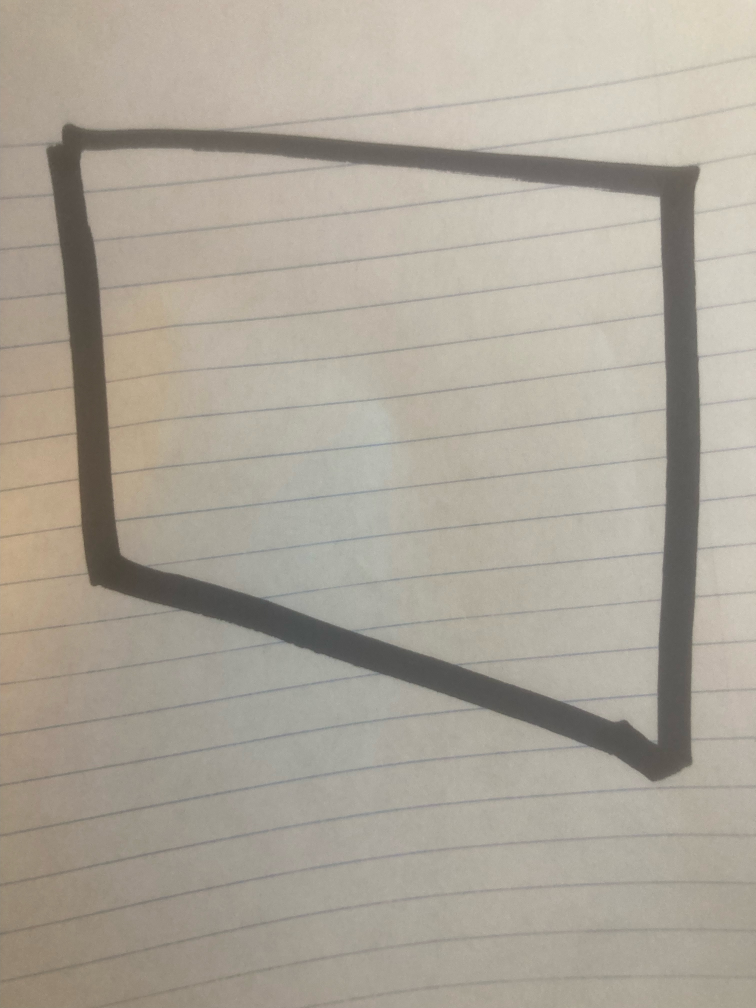
#> input picture code/Drawn.jpeg, 3024 x 4032 px (shown at 1/4 size)
$ python -i test_camera2.py   (imports and definitions only)
#> lines starting #> are read from the running program, lines starting #| are printed output that depends on the picture; after the words box and inside, x2 and y2 are one past the last pixel; in counts of white or black regions, pixels touching at a corner belong together
#> further down, picture is the input picture: shape (4032, 3024, 3); mean B, G, R 153.2, 165.4, 172.4
import cv2
import matplotlib.pyplot as plt
import numpy as np
import sys
from src import camera as camera_module
from src import led as led_module
import time

def process(img):
    """
    Turns image into contours
    """

    gray = cv2.cvtColor(img,cv2.COLOR_BGR2GRAY)
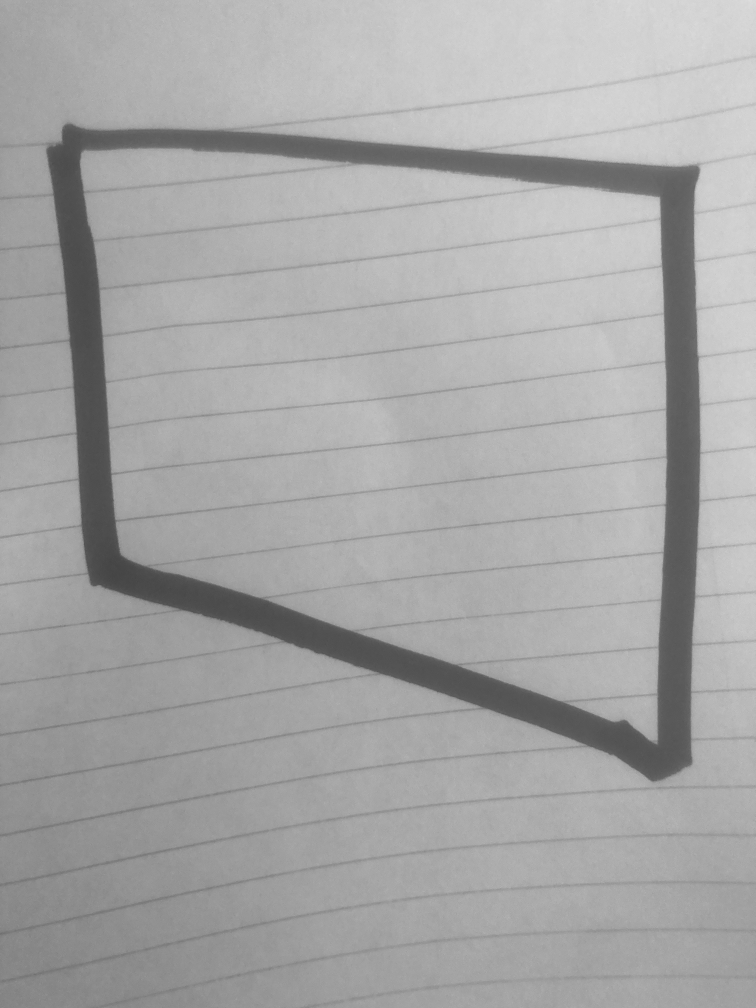
#> gray: shape (4032, 3024) (shown at 1/4 size); min 58, max 228, mean 166.1
    blur = cv2.GaussianBlur(gray, (7,7), 0)
    edges = cv2.Canny(blur, 30, 100)
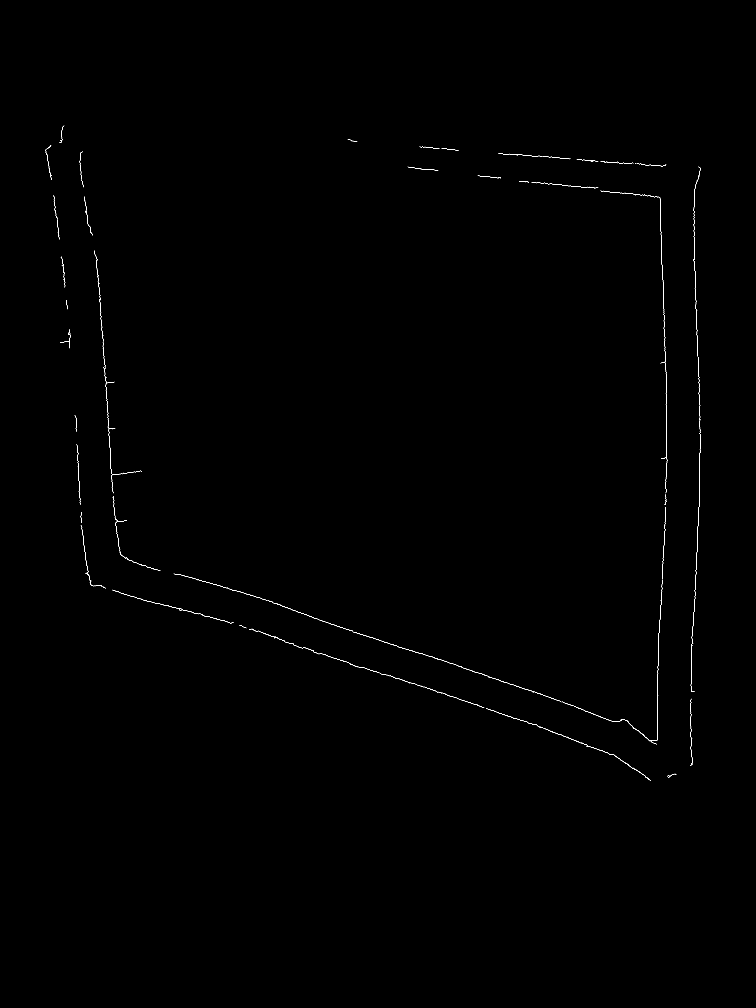
#> edges: shape (4032, 3024) (shown at 1/4 size); 0.12% white in thin lines or dots, all inside (x1, y1, x2, y2) = (182, 503, 2804, 3122)
    contours, _ = cv2.findContours(edges, cv2.RETR_TREE, cv2.CHAIN_APPROX_SIMPLE)
#> contours = 125 contours, 110 with area under 20; largest, box (x1, y1, x2, y2) and area: (2346, 2985, 2604, 3122) 104, (2483, 2878, 2598, 2965) 68, (1559, 2702, 1937, 2830) 64, (1410, 2526, 1816, 2657) 59, (2176, 2913, 2352, 2984) 38
    min_contour_area = 10
    filtered_contours = [cnt for cnt in contours if cv2.contourArea(cnt) > min_contour_area]
#> filtered_contours = 27 contours, 12 with area under 20; largest, box (x1, y1, x2, y2) and area: (2346, 2985, 2604, 3122) 104, (2483, 2878, 2598, 2965) 68, (1559, 2702, 1937, 2830) 64, (1410, 2526, 1816, 2657) 59, (2176, 2913, 2352, 2984) 38
    contour_image = cv2.drawContours(np.ones_like(edges), filtered_contours, -1, (0, 255, 0), -1)
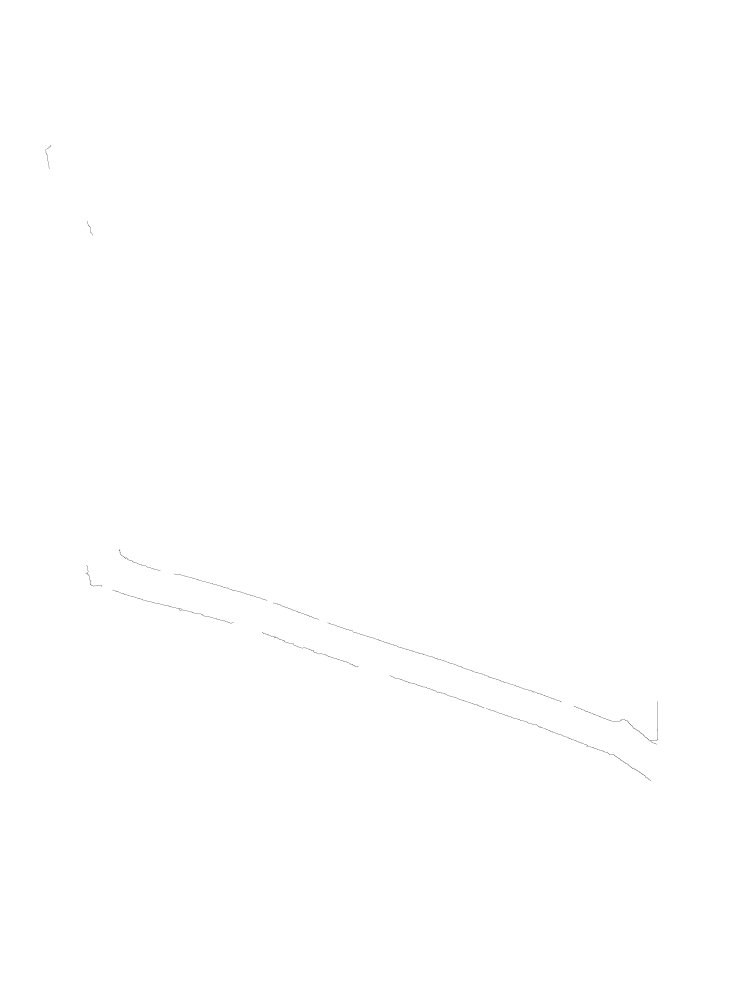
#> contour_image: shape (4032, 3024) (shown at 1/4 size); values 0 (black) and 1 (white), 100% white; black in thin lines or dots, all inside (x1, y1, x2, y2) = (182, 581, 2632, 3122)

    return filtered_contours, contour_image

def euclidean_distance(point1, point2):
    return np.linalg.norm(point1 - point2)

# [78 lines left out: functions makepath, path_splicing, get_coords, calculate_angle, make_equally_spaced, not called in this run]


# [53 lines not run here, left out]

>>> import cv2
>>> picture = cv2.imread('Drawn.jpeg')
>>> result = process(picture)
